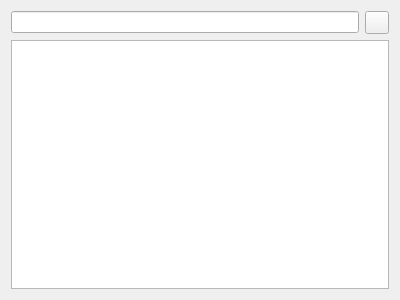
<?xml version="1.0" encoding="UTF-8"?>
<ui version="4.0">
 <class>DownloadPage</class>
 <widget class="QWidget" name="DownloadPage">
  <property name="geometry">
   <rect>
    <x>0</x>
    <y>0</y>
    <width>400</width>
    <height>300</height>
   </rect>
  </property>
  <layout class="QVBoxLayout" name="verticalLayout">
   <item>
    <layout class="QHBoxLayout" name="horizontalLayout">
     <item>
      <widget class="QLineEdit" name="m_linkEdit"/>
     </item>
     <item>
      <widget class="QToolButton" name="m_addLink">
       <property name="toolButtonStyle">
        <enum>Qt::ToolButtonTextBesideIcon</enum>
       </property>
      </widget>
     </item>
    </layout>
   </item>
   <item>
    <widget class="QTreeView" name="m_downloadListView">
     <property name="contextMenuPolicy">
      <enum>Qt::CustomContextMenu</enum>
     </property>
     <property name="editTriggers">
      <set>QAbstractItemView::NoEditTriggers</set>
     </property>
     <property name="alternatingRowColors">
      <bool>true</bool>
     </property>
     <property name="rootIsDecorated">
      <bool>false</bool>
     </property>
     <property name="uniformRowHeights">
      <bool>true</bool>
     </property>
     <property name="sortingEnabled">
      <bool>true</bool>
     </property>
    </widget>
   </item>
  </layout>
 </widget>
 <resources/>
 <connections/>
</ui>
